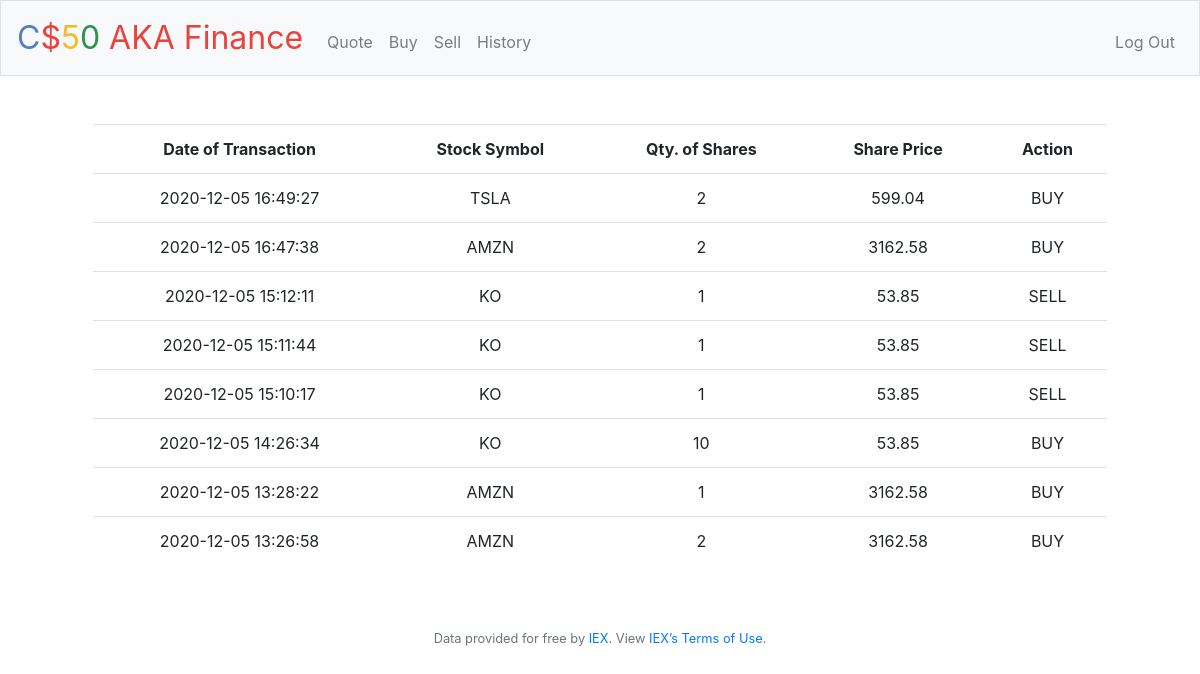
Screenshot of /history (signed in) with the database file from the repository.
### tables this page shows
CREATE TABLE transactions (user_id INTEGER NOT NULL, stock TEXT NOT NULL, quantity NUMERIC NOT NULL, price NUMERIC NOT NULL, date TEXT, action TEXT NOT NULL, FOREIGN KEY(user_id) REFERENCES users(id));

### finance/application.py (the view)
@app.route("/history")
@login_required
def history():
    stocks = db.execute("SELECT * FROM transactions WHERE user_id = :user_id ORDER BY date DESC", user_id=session["user_id"])
    for i in range(len(stocks)):
        stocks[i]["total"] = "%.2f"%(float(stocks[i]["quantity"]) * float(stocks[i]["price"]))
    return render_template("history.html", stocks=stocks)

### finance/application.py (called while the page is built)
@app.after_request
def after_request(response):
    response.headers["Cache-Control"] = "no-cache, no-store, must-revalidate"
    response.headers["Expires"] = 0
    response.headers["Pragma"] = "no-cache"
    return response

### finance/helpers.py (called while the page is built)
def login_required(f):
    @wraps(f)
    def decorated_function(*args, **kwargs):
        if session.get("user_id") is None:
            return redirect("/login")
        return f(*args, **kwargs)
    return decorated_function

### finance/templates/history.html (shortened to what this page needs)
{% extends "layout.html" %}
{% block main %}
    <div class="container">
        <table class="table">
            <tr>
                <th>Date of Transaction</th>
                <th>Stock Symbol</th>
                <th>Qty. of Shares</th>
                <th>Share Price</th>
                <th>Action</th>
            </tr>
            {% for stock in stocks %}
                <tr>
                    <td>{{ stock['date'] }}</td>
                    <td>{{ stock['stock'].upper() }}</td>
                    <td>{{ stock['quantity'] }}</td>
                    <td>{{ stock['price'] }}</td>
                    <td>{{ stock["action"] }}</td>
                </tr>
            {% endfor %}
        </table>
    </div>
{% endblock %}

### rows the page displays
transactions: date "2020-12-05 16:49:27", stock "TSLA", quantity "2", price "599.04", action "BUY"
transactions: date "2020-12-05 16:47:38", stock "AMZN", quantity "2", price "3162.58", action "BUY"
transactions: date "2020-12-05 15:12:11", stock "KO", quantity "1", price "53.85", action "SELL"
transactions: date "2020-12-05 15:11:44", stock "KO", quantity "1", price "53.85", action "SELL"
transactions: date "2020-12-05 15:10:17", stock "KO", quantity "1", price "53.85", action "SELL"
transactions: date "2020-12-05 14:26:34", stock "KO", quantity "10", price "53.85", action "BUY"
transactions: date "2020-12-05 13:28:22", stock "AMZN", quantity "1", price "3162.58", action "BUY"
transactions: date "2020-12-05 13:26:58", stock "AMZN", quantity "2", price "3162.58", action "BUY"
